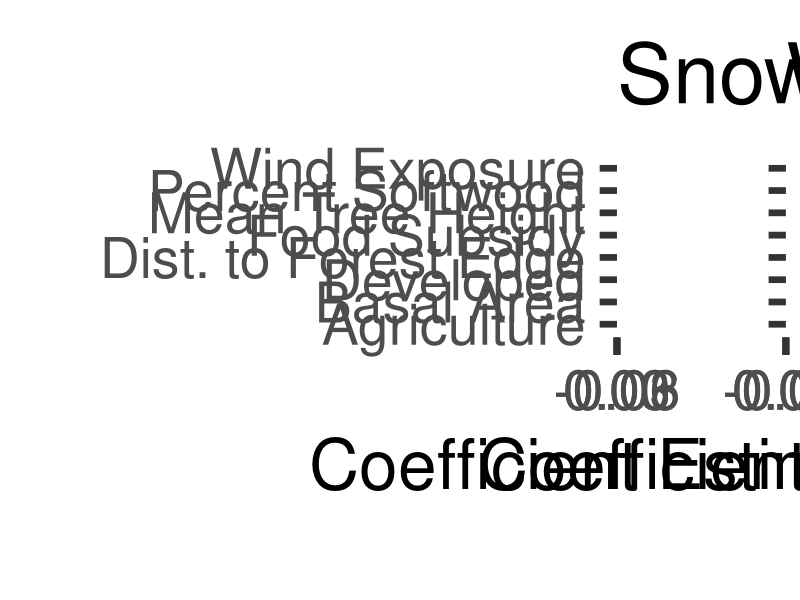

The R script that drew this image:
require(dplyr)
require(ggplot2)
require(forcats)

### Comparison of Magnitude of Interactions
interactions.raw <- read.csv("Results/InteractionResults.csv") %>% 
  mutate(HabitatCov = ifelse(HabitatCov == "DtFE.Z", "Dist. to Forest Edge",
                             ifelse(HabitatCov == "PropAg.Z", "Agriculture",
                                    ifelse(HabitatCov == "PropDev.Z", "Developed",
                                           ifelse(HabitatCov == "PropFoodSub.Z", "Food Subsidy",
                                                  ifelse(HabitatCov == "PropSW.Z", "Percent Softwood",
                                                         ifelse(HabitatCov == "Wind.Exp.Z", "Wind Exposure",
                                                                ifelse(HabitatCov == "BA.Z", "Basal Area",
                                                                       ifelse(HabitatCov == "Ht.Z", "Mean Tree Height",
                                                                              ifelse(HabitatCov == "SW.Z", "Percent Softwood",
                                                                                     HabitatCov))))))))))%>%
  mutate(Beh_State = factor(Analysis, levels = c("Roosting", "Stationary", "Mobile"))) %>%
  mutate(LC_Cov = as.factor(HabitatCov)) %>%
  rename(Interaction = mean, SD = sd)
# interactions.raw$Beh_State <- factor(interactions.raw$Beh_State,
#                                      levels = c("Roost", "Loafing", "Foraging"))
# interactions.raw$LC_Cov <- factor(interactions.raw$LC_Cov,
#                                   levels = c("Wind Exposure", "Distance to Edge", "Proportion Ag",
#                                              "Proportion Dev", "Proportion SW", "% Softwood",
#                                              "Mean Tree Height", "Basal Area"))

#Graph showing interaction terms for snow depth
int.Snow <- interactions.raw %>% filter(WeatherCov == "SD")
int.snow.graph <- ggplot(data = int.Snow, aes(y = LC_Cov, x = Interaction, shape = Beh_State, color = Beh_State)) +
  geom_vline(xintercept = 0, color = "grey60", linetype = 2, size = 1.5) +
  geom_point(size = 8,
             position = position_dodge(width = .4)) +
  geom_errorbar(aes(xmin = X0.025quant, xmax = X0.975quant),
                width = 0, size = 2,
                position = position_dodge(width = .4)) +
  theme_bw(base_size = 50) + 
  xlab("Coefficient Estimate") +
  ylab("") +
  ggtitle("Snow Depth") +
  labs(color = "Behavioral\nState") + 
  theme(legend.title.align=0.5) + 
  scale_colour_manual(name = "Behavioral\nState",
                      # labels = c("Roost", "Stationary", "Mobile"),
                      values = c("#1cade4", "#f1a806", "#46e300")) +   
  scale_shape_manual(name = "Behavioral\nState",
                     # labels = c("Roost", "Stationary", "Mobile"),
                     values = c(15, 19, 17))
# int.snow.graph
# ggsave("Results/SnowDepth_InteractionComp.jpeg", width = 10, height = 12, units = "in")


#Graph showing interaction terms for Previous days wind chill
int.Wind <- interactions.raw %>% 
  mutate(WeatherCov = ifelse(WeatherCov == "WC_prev", "WC", WeatherCov)) %>%
  filter(WeatherCov == "WC")
int.wind.graph <- ggplot(data = int.Wind, aes(y = LC_Cov, x = Interaction, shape = Beh_State, color = Beh_State)) +
  geom_vline(xintercept = 0, color = "grey60", linetype = 2, size = 1.5) +
  geom_point(size = 8,
             position = position_dodge(width = .4)) +
  geom_errorbar(aes(xmin = X0.025quant, xmax = X0.975quant),
                width = 0, size = 2,
                position = position_dodge(width = .4)) +
  theme_bw(base_size = 50) + 
  xlab("Coefficient Estimate") +
  ylab("") +
  ggtitle("Wind Chill") +
  labs(color = "Behavioral\nState") + 
  theme(legend.title.align=0.5) + 
  scale_colour_manual(name = "Behavioral\nState",
                      # labels = c("Roost", "Stationary", "Mobile"),
                      values = c("#1cade4", "#f1a806", "#46e300")) +   
  scale_shape_manual(name = "Behavioral\nState",
                     # labels = c("Roost", "Stationary", "Mobile"),
                     values = c(15, 19, 17)) +
  theme(axis.text.y = element_blank())
# int.wind.graph
# ggsave("Results/WindChill_InteractionComp.jpeg", width = 10, height = 12, units = "in")

#Save as a combined graph
require(cowplot)
legend <- get_legend(int.wind.graph + theme(legend.title = element_blank() ,legend.position = "bottom", legend.key.width=unit(3,"inch")))
int.snow.grid <- int.snow.graph + theme(legend.position = "none")
int.wind.grid <- int.wind.graph + theme(legend.position = "none")


# INT_grid <- plot_grid(plotlist = list(int.snow.grid, int.wind.grid),
#                      nrow = 1,
#                      # labels = "auto",
#                      # label_size = 35,
#                      align = "hv",
#                      axis = "lb"
# )

require(patchwork)
INT_grid <- int.snow.grid + int.wind.grid

jpeg('Results/SSF Interactions Grid.png', width = 2600, height = 1900)
plot_grid(plotlist = list(INT_grid, legend),
          nrow = 2, 
          rel_heights = c(1,.1)
)
dev.off()
